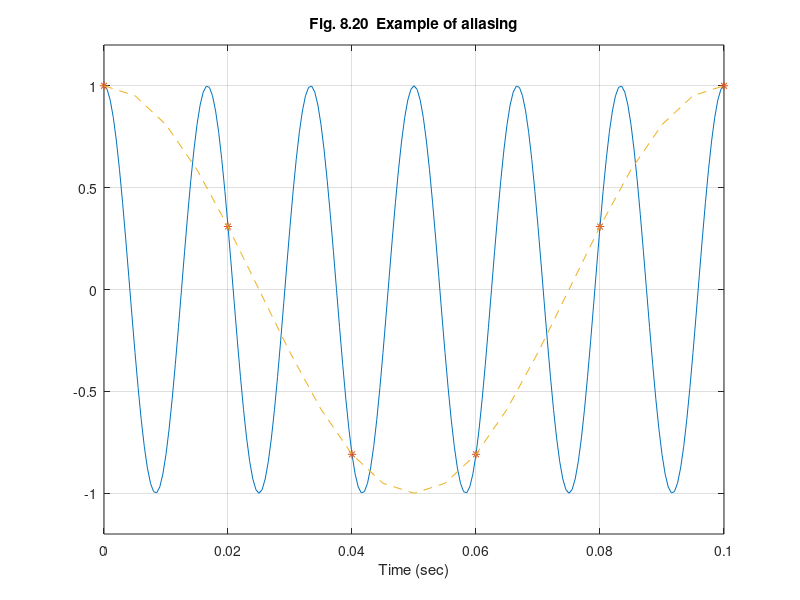

Recreate this plot in MATLAB.
% Fig. 8.20   Feedback Control of Dynamic Systems, 4e 
%             Franklin, Powell, Emami
%

clear all;
close all;

t = 0:.0005:.1;
w = 60*2*pi;
th = w*t;
yc=cos(th);
plot(t,yc,'-'),grid
axis([0 .1 -1.2 1.2])
hold on
title('Fig. 8.20  Example of aliasing')
xlabel('Time (sec)')

% now do 50 Hz samples of the sinusoid

T=1/50;
ts = 0:T:.1;
ths = w*ts;
ys=cos(ths);

% best fit through the sampled points --
ta = 0:.005:.1;
wa = 10*2*pi;
tha = wa*ta;
ya=cos(tha);

plot(ts,ys,'*',ta,ya,'--')
hold off
